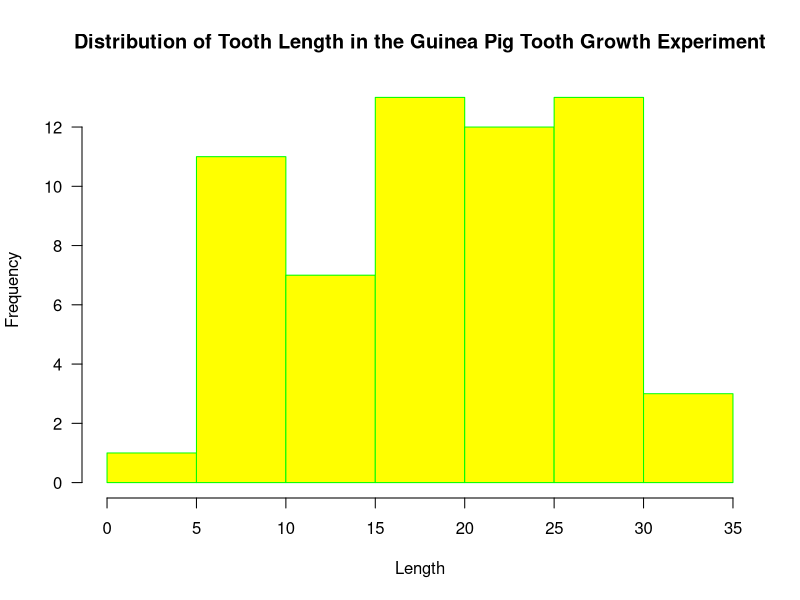
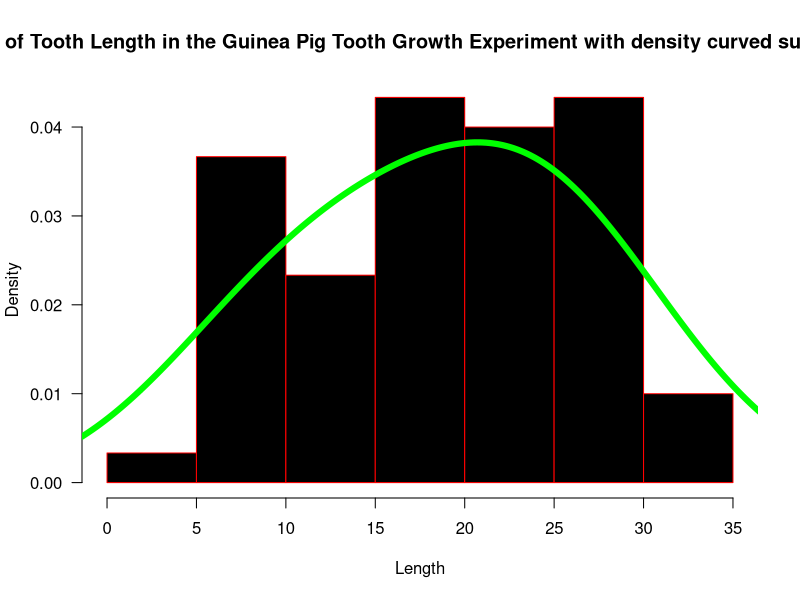
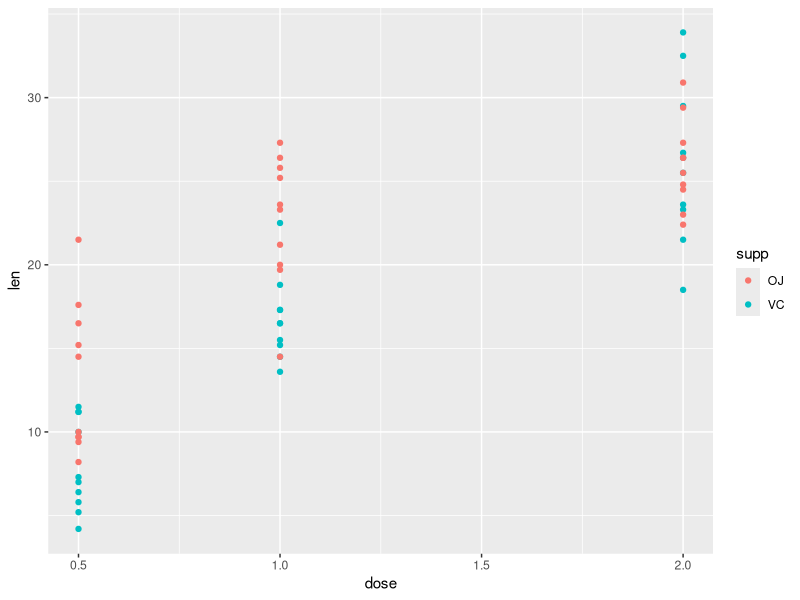
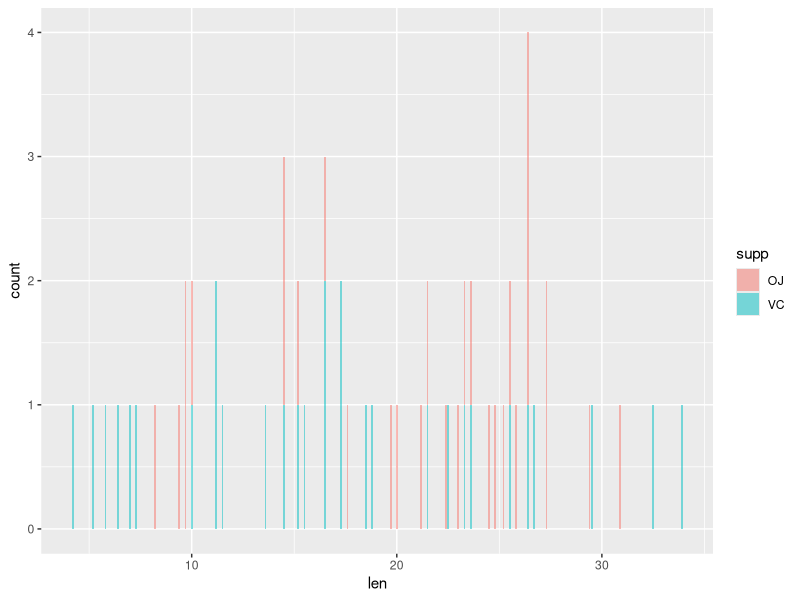

Reproduce these figures in R, in order.
## ---- chunk 1
knitr::opts_chunk$set(echo = TRUE)
## ---- chunk 2

library(ggplot2)
library(ggpubr)
library(tidyr)
library(stringr)
library(dplyr)

data("ToothGrowth")

head(ToothGrowth)

tail(ToothGrowth)

str(ToothGrowth)



## ---- chunk 3

summary(ToothGrowth)

shapiro.test(ToothGrowth$len)

hist(ToothGrowth$len, main = "Distribution of Tooth Length in the Guinea Pig Tooth Growth Experiment", xlab = "Length", ylab = "Frequency", border = "green", col = "yellow", las =1)

hist(ToothGrowth$len, main = "Density of Tooth Length in the Guinea Pig Tooth Growth Experiment with density curved superimposed", xlab = "Length", ylab = "Density", border = "Red", col = "Black", las =1, freq = FALSE)
1
lines(density(ToothGrowth$len, adjust = 2),lwd = 6, col = "green")
# Overlaid histograms with means
#plot1 <- ggplot(ToothGrowth, aes(x=len, y=dose, fill=supp)) +geom_bar(alpha=.5, stat = "identity")

#plot1 this graph is wrong, the y axis is wrong

plot2 <- quickplot(dose, len, data = ToothGrowth, colour=supp)

plot2

plot3 <- ggplot(ToothGrowth, aes(x=len,fill=supp)) +geom_bar(alpha=.5)

plot3

quicksummary <-ToothGrowth %>% group_by(supp) %>% summarize(count = n())

orangejuice <- ToothGrowth %>% filter(supp == "OJ")

ascorbicacid <- ToothGrowth %>% filter(supp == "VC")






